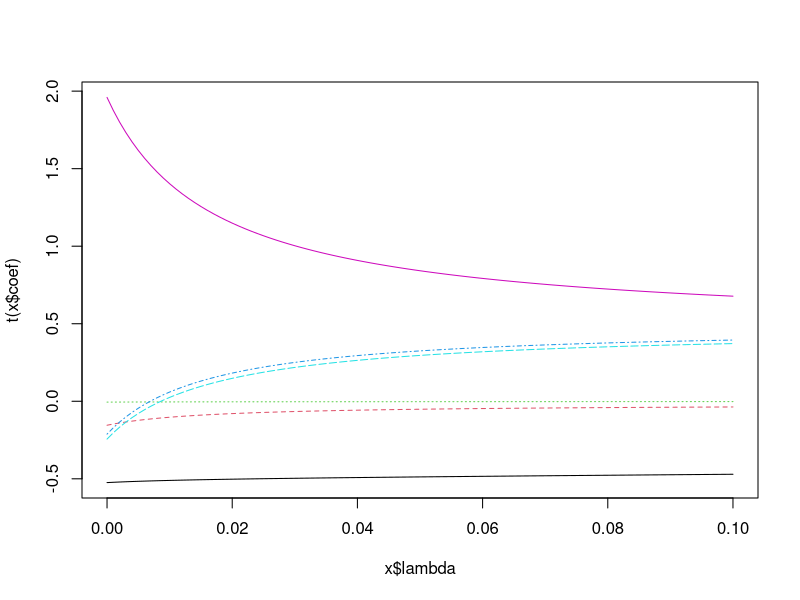
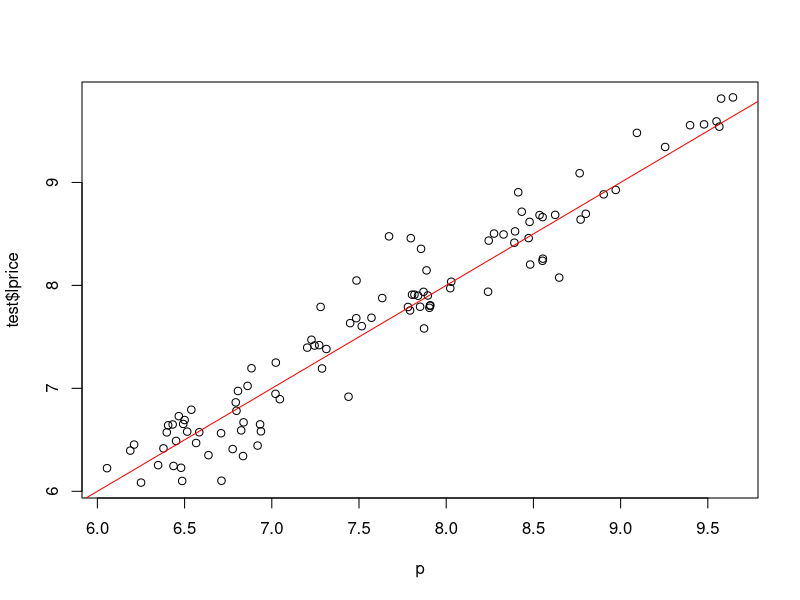

R code for these plots, in order:
## ---- chunk 1
knitr::opts_chunk$set(
  echo = TRUE, 
  eval = TRUE)
## ---- chunk 2
library("tidyverse"); theme_set(theme_bw())
library("MASS")
library("knitr")
library("kableExtra")
## ---- chunk 3
set.seed(20230425)
n <- 100
d <- diamonds %>%
  dplyr::select(-cut, -color, -clarity) %>%
  rename(lprice = price) %>%
  mutate(lprice = log(lprice))

train <- d %>% sample_n(n)
test  <- d %>% sample_n(n)
## ---- chunk 4
m <- MASS::lm.ridge(lprice ~ ., data = train, lambda = seq(0, .1, .001))
## ---- chunk 5
m$xm     # center
m$scales # scaling
## ---- chunk 6
apply(train, 2, mean)
apply(train, 2, sd) * sqrt((n-1) / n)
## ---- chunk 7
plot(m)
## ---- chunk 8
select(m)
## ---- chunk 9
m <- MASS::lm.ridge(lprice ~ ., data = train, lambda = 0.035)
## ---- chunk 10
xtest <- scale(subset(test, select=-c(lprice)), center = m$xm, scale = m$scales)
## ---- chunk 11
p <- xtest %*% m$coef +   # X*beta
  m$ym                    # need to include mean
## ---- chunk 12
plot(p, test$lprice)
abline(0,1, col='red')
## ---- chunk 13
RIDGE_R2   <- cor(p, test$lprice)^2 
RIDGE_RMSE <- mean((test$lprice - p)^2)
